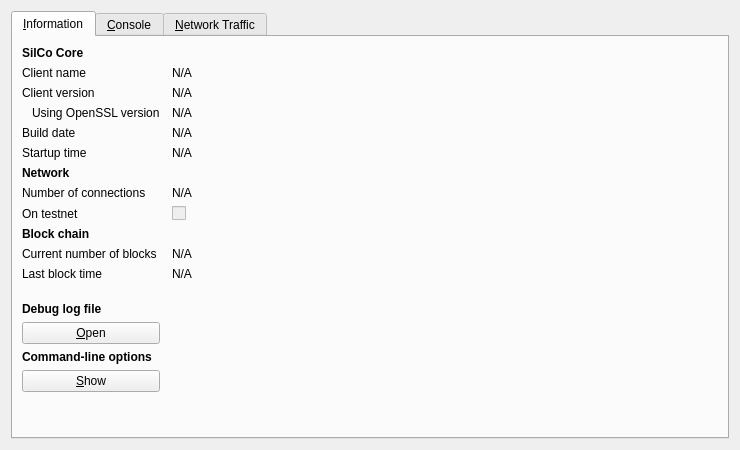
<?xml version="1.0" encoding="UTF-8"?>
<ui version="4.0">
 <class>RPCConsole</class>
 <widget class="QDialog" name="RPCConsole">
  <property name="geometry">
   <rect>
    <x>0</x>
    <y>0</y>
    <width>740</width>
    <height>450</height>
   </rect>
  </property>
  <property name="windowTitle">
   <string>SilCo - Debug window</string>
  </property>
  <layout class="QVBoxLayout" name="verticalLayout_2">
   <item>
    <widget class="QTabWidget" name="tabWidget">
     <property name="currentIndex">
      <number>0</number>
     </property>
     <widget class="QWidget" name="tab_info">
      <attribute name="title">
       <string>&amp;Information</string>
      </attribute>
      <layout class="QGridLayout" name="gridLayout" columnstretch="0,1">
       <property name="horizontalSpacing">
        <number>12</number>
       </property>
       <item row="0" column="0">
        <widget class="QLabel" name="label_9">
         <property name="font">
          <font>
           <weight>75</weight>
           <bold>true</bold>
          </font>
         </property>
         <property name="text">
          <string>SilCo Core</string>
         </property>
        </widget>
       </item>
       <item row="1" column="0">
        <widget class="QLabel" name="label_5">
         <property name="text">
          <string>Client name</string>
         </property>
        </widget>
       </item>
       <item row="1" column="1">
        <widget class="QLabel" name="clientName">
         <property name="cursor">
          <cursorShape>IBeamCursor</cursorShape>
         </property>
         <property name="text">
          <string>N/A</string>
         </property>
         <property name="textFormat">
          <enum>Qt::PlainText</enum>
         </property>
         <property name="textInteractionFlags">
          <set>Qt::LinksAccessibleByMouse|Qt::TextSelectableByKeyboard|Qt::TextSelectableByMouse</set>
         </property>
        </widget>
       </item>
       <item row="2" column="0">
        <widget class="QLabel" name="label_6">
         <property name="text">
          <string>Client version</string>
         </property>
        </widget>
       </item>
       <item row="2" column="1">
        <widget class="QLabel" name="clientVersion">
         <property name="cursor">
          <cursorShape>IBeamCursor</cursorShape>
         </property>
         <property name="text">
          <string>N/A</string>
         </property>
         <property name="textFormat">
          <enum>Qt::PlainText</enum>
         </property>
         <property name="textInteractionFlags">
          <set>Qt::LinksAccessibleByMouse|Qt::TextSelectableByKeyboard|Qt::TextSelectableByMouse</set>
         </property>
        </widget>
       </item>
       <item row="3" column="0">
        <widget class="QLabel" name="label_14">
         <property name="text">
          <string>Using OpenSSL version</string>
         </property>
         <property name="indent">
          <number>10</number>
         </property>
        </widget>
       </item>
       <item row="3" column="1">
        <widget class="QLabel" name="openSSLVersion">
         <property name="cursor">
          <cursorShape>IBeamCursor</cursorShape>
         </property>
         <property name="text">
          <string>N/A</string>
         </property>
         <property name="textFormat">
          <enum>Qt::PlainText</enum>
         </property>
         <property name="textInteractionFlags">
          <set>Qt::LinksAccessibleByMouse|Qt::TextSelectableByKeyboard|Qt::TextSelectableByMouse</set>
         </property>
        </widget>
       </item>
       <item row="4" column="0">
        <widget class="QLabel" name="label_12">
         <property name="text">
          <string>Build date</string>
         </property>
        </widget>
       </item>
       <item row="4" column="1">
        <widget class="QLabel" name="buildDate">
         <property name="cursor">
          <cursorShape>IBeamCursor</cursorShape>
         </property>
         <property name="text">
          <string>N/A</string>
         </property>
         <property name="textFormat">
          <enum>Qt::PlainText</enum>
         </property>
         <property name="textInteractionFlags">
          <set>Qt::LinksAccessibleByMouse|Qt::TextSelectableByKeyboard|Qt::TextSelectableByMouse</set>
         </property>
        </widget>
       </item>
       <item row="5" column="0">
        <widget class="QLabel" name="label_13">
         <property name="text">
          <string>Startup time</string>
         </property>
        </widget>
       </item>
       <item row="5" column="1">
        <widget class="QLabel" name="startupTime">
         <property name="cursor">
          <cursorShape>IBeamCursor</cursorShape>
         </property>
         <property name="text">
          <string>N/A</string>
         </property>
         <property name="textFormat">
          <enum>Qt::PlainText</enum>
         </property>
         <property name="textInteractionFlags">
          <set>Qt::LinksAccessibleByMouse|Qt::TextSelectableByKeyboard|Qt::TextSelectableByMouse</set>
         </property>
        </widget>
       </item>
       <item row="6" column="0">
        <widget class="QLabel" name="label_11">
         <property name="font">
          <font>
           <weight>75</weight>
           <bold>true</bold>
          </font>
         </property>
         <property name="text">
          <string>Network</string>
         </property>
        </widget>
       </item>
       <item row="7" column="0">
        <widget class="QLabel" name="label_7">
         <property name="text">
          <string>Number of connections</string>
         </property>
        </widget>
       </item>
       <item row="7" column="1">
        <widget class="QLabel" name="numberOfConnections">
         <property name="cursor">
          <cursorShape>IBeamCursor</cursorShape>
         </property>
         <property name="text">
          <string>N/A</string>
         </property>
         <property name="textFormat">
          <enum>Qt::PlainText</enum>
         </property>
         <property name="textInteractionFlags">
          <set>Qt::LinksAccessibleByMouse|Qt::TextSelectableByKeyboard|Qt::TextSelectableByMouse</set>
         </property>
        </widget>
       </item>
       <item row="8" column="0">
        <widget class="QLabel" name="label_8">
         <property name="text">
          <string>On testnet</string>
         </property>
        </widget>
       </item>
       <item row="8" column="1">
        <widget class="QCheckBox" name="isTestNet">
         <property name="enabled">
          <bool>false</bool>
         </property>
         <property name="text">
          <string/>
         </property>
        </widget>
       </item>
       <item row="9" column="0">
        <widget class="QLabel" name="label_10">
         <property name="font">
          <font>
           <weight>75</weight>
           <bold>true</bold>
          </font>
         </property>
         <property name="text">
          <string>Block chain</string>
         </property>
        </widget>
       </item>
       <item row="10" column="0">
        <widget class="QLabel" name="label_3">
         <property name="text">
          <string>Current number of blocks</string>
         </property>
        </widget>
       </item>
       <item row="10" column="1">
        <widget class="QLabel" name="numberOfBlocks">
         <property name="cursor">
          <cursorShape>IBeamCursor</cursorShape>
         </property>
         <property name="text">
          <string>N/A</string>
         </property>
         <property name="textFormat">
          <enum>Qt::PlainText</enum>
         </property>
         <property name="textInteractionFlags">
          <set>Qt::LinksAccessibleByMouse|Qt::TextSelectableByKeyboard|Qt::TextSelectableByMouse</set>
         </property>
        </widget>
       </item>
       <item row="11" column="0">
        <widget class="QLabel" name="label_2">
         <property name="text">
          <string>Last block time</string>
         </property>
        </widget>
       </item>
       <item row="11" column="1">
        <widget class="QLabel" name="lastBlockTime">
         <property name="cursor">
          <cursorShape>IBeamCursor</cursorShape>
         </property>
         <property name="text">
          <string>N/A</string>
         </property>
         <property name="textFormat">
          <enum>Qt::PlainText</enum>
         </property>
         <property name="textInteractionFlags">
          <set>Qt::LinksAccessibleByMouse|Qt::TextSelectableByKeyboard|Qt::TextSelectableByMouse</set>
         </property>
        </widget>
       </item>
       <item row="12" column="0">
        <spacer name="verticalSpacer_2">
         <property name="orientation">
          <enum>Qt::Vertical</enum>
         </property>
         <property name="sizeHint" stdset="0">
          <size>
           <width>20</width>
           <height>20</height>
          </size>
         </property>
        </spacer>
       </item>
       <item row="13" column="0">
        <widget class="QLabel" name="labelDebugLogfile">
         <property name="font">
          <font>
           <weight>75</weight>
           <bold>true</bold>
          </font>
         </property>
         <property name="text">
          <string>Debug log file</string>
         </property>
        </widget>
       </item>
       <item row="14" column="0">
        <widget class="QPushButton" name="openDebugLogfileButton">
         <property name="toolTip">
          <string>Open the SilCo debug log file from the current data directory. This can take a few seconds for large log files.</string>
         </property>
         <property name="text">
          <string>&amp;Open</string>
         </property>
         <property name="autoDefault">
          <bool>false</bool>
         </property>
        </widget>
       </item>
       <item row="15" column="0">
        <widget class="QLabel" name="labelCLOptions">
         <property name="font">
          <font>
           <weight>75</weight>
           <bold>true</bold>
          </font>
         </property>
         <property name="text">
          <string>Command-line options</string>
         </property>
        </widget>
       </item>
       <item row="16" column="0">
        <widget class="QPushButton" name="showCLOptionsButton">
         <property name="toolTip">
          <string>Show the SilCo-Qt help message to get a list with possible SilCo command-line options.</string>
         </property>
         <property name="text">
          <string>&amp;Show</string>
         </property>
         <property name="autoDefault">
          <bool>false</bool>
         </property>
        </widget>
       </item>
       <item row="17" column="0">
        <spacer name="verticalSpacer">
         <property name="orientation">
          <enum>Qt::Vertical</enum>
         </property>
         <property name="sizeHint" stdset="0">
          <size>
           <width>20</width>
           <height>40</height>
          </size>
         </property>
        </spacer>
       </item>
      </layout>
     </widget>
     <widget class="QWidget" name="tab_console">
      <attribute name="title">
       <string>&amp;Console</string>
      </attribute>
      <layout class="QVBoxLayout" name="verticalLayout_3">
       <property name="spacing">
        <number>3</number>
       </property>
       <item>
        <widget class="QTextEdit" name="messagesWidget">
         <property name="minimumSize">
          <size>
           <width>0</width>
           <height>100</height>
          </size>
         </property>
         <property name="readOnly">
          <bool>true</bool>
         </property>
         <property name="tabKeyNavigation" stdset="0">
          <bool>false</bool>
         </property>
         <property name="columnCount" stdset="0">
          <number>2</number>
         </property>
        </widget>
       </item>
       <item>
        <layout class="QHBoxLayout" name="horizontalLayout">
         <property name="spacing">
          <number>3</number>
         </property>
         <item>
          <widget class="QLabel" name="label">
           <property name="text">
            <string notr="true">&gt;</string>
           </property>
          </widget>
         </item>
         <item>
          <widget class="QLineEdit" name="lineEdit"/>
         </item>
         <item>
          <widget class="QPushButton" name="clearButton">
           <property name="maximumSize">
            <size>
             <width>24</width>
             <height>24</height>
            </size>
           </property>
           <property name="toolTip">
            <string>Clear console</string>
           </property>
           <property name="text">
            <string/>
           </property>
           <property name="icon">
            <iconset resource="../bitcoin.qrc">
             <normaloff>:/icons/remove</normaloff>:/icons/remove</iconset>
           </property>
           <property name="shortcut">
            <string notr="true">Ctrl+L</string>
           </property>
           <property name="autoDefault">
            <bool>false</bool>
           </property>
          </widget>
         </item>
        </layout>
       </item>
      </layout>
     </widget>
     <widget class="QWidget" name="tab">
      <attribute name="title">
       <string>&amp;Network Traffic</string>
      </attribute>
      <layout class="QHBoxLayout" name="horizontalLayout_3">
       <item>
        <layout class="QVBoxLayout" name="verticalLayout_4">
         <item>
          <widget class="TrafficGraphWidget" name="trafficGraph" native="true">
           <property name="sizePolicy">
            <sizepolicy hsizetype="Expanding" vsizetype="Expanding">
             <horstretch>0</horstretch>
             <verstretch>0</verstretch>
            </sizepolicy>
           </property>
          </widget>
         </item>
         <item>
          <layout class="QHBoxLayout" name="horizontalLayout_2">
           <item>
            <widget class="QSlider" name="sldGraphRange">
             <property name="minimum">
              <number>1</number>
             </property>
             <property name="maximum">
              <number>288</number>
             </property>
             <property name="pageStep">
              <number>12</number>
             </property>
             <property name="value">
              <number>6</number>
             </property>
             <property name="orientation">
              <enum>Qt::Horizontal</enum>
             </property>
            </widget>
           </item>
           <item>
            <widget class="QLabel" name="lblGraphRange">
             <property name="minimumSize">
              <size>
               <width>100</width>
               <height>0</height>
              </size>
             </property>
             <property name="alignment">
              <set>Qt::AlignCenter</set>
             </property>
            </widget>
           </item>
           <item>
            <widget class="QPushButton" name="btnClearTrafficGraph">
             <property name="text">
              <string>&amp;Clear</string>
             </property>
            </widget>
           </item>
          </layout>
         </item>
        </layout>
       </item>
       <item>
        <layout class="QVBoxLayout" name="verticalLayout">
         <item>
          <widget class="QGroupBox" name="groupBox">
           <property name="title">
            <string>Totals</string>
           </property>
           <layout class="QVBoxLayout" name="verticalLayout_5">
            <item>
             <layout class="QHBoxLayout" name="horizontalLayout_4">
              <item>
               <widget class="Line" name="line">
                <property name="sizePolicy">
                 <sizepolicy hsizetype="Fixed" vsizetype="Fixed">
                  <horstretch>0</horstretch>
                  <verstretch>0</verstretch>
                 </sizepolicy>
                </property>
                <property name="minimumSize">
                 <size>
                  <width>10</width>
                  <height>0</height>
                 </size>
                </property>
                <property name="palette">
                 <palette>
                  <active>
                   <colorrole role="Light">
                    <brush brushstyle="SolidPattern">
                     <color alpha="255">
                      <red>0</red>
                      <green>255</green>
                      <blue>0</blue>
                     </color>
                    </brush>
                   </colorrole>
                  </active>
                  <inactive>
                   <colorrole role="Light">
                    <brush brushstyle="SolidPattern">
                     <color alpha="255">
                      <red>0</red>
                      <green>255</green>
                      <blue>0</blue>
                     </color>
                    </brush>
                   </colorrole>
                  </inactive>
                  <disabled>
                   <colorrole role="Light">
                    <brush brushstyle="SolidPattern">
                     <color alpha="255">
                      <red>0</red>
                      <green>255</green>
                      <blue>0</blue>
                     </color>
                    </brush>
                   </colorrole>
                  </disabled>
                 </palette>
                </property>
                <property name="orientation">
                 <enum>Qt::Horizontal</enum>
                </property>
               </widget>
              </item>
              <item>
               <widget class="QLabel" name="label_16">
                <property name="text">
                 <string>In:</string>
                </property>
               </widget>
              </item>
              <item>
               <widget class="QLabel" name="lblBytesIn">
                <property name="minimumSize">
                 <size>
                  <width>50</width>
                  <height>0</height>
                 </size>
                </property>
                <property name="alignment">
                 <set>Qt::AlignRight|Qt::AlignTrailing|Qt::AlignVCenter</set>
                </property>
               </widget>
              </item>
             </layout>
            </item>
            <item>
             <layout class="QHBoxLayout" name="horizontalLayout_5">
              <item>
               <widget class="Line" name="line_2">
                <property name="sizePolicy">
                 <sizepolicy hsizetype="Fixed" vsizetype="Fixed">
                  <horstretch>0</horstretch>
                  <verstretch>0</verstretch>
                 </sizepolicy>
                </property>
                <property name="minimumSize">
                 <size>
                  <width>10</width>
                  <height>0</height>
                 </size>
                </property>
                <property name="palette">
                 <palette>
                  <active>
                   <colorrole role="Light">
                    <brush brushstyle="SolidPattern">
                     <color alpha="255">
                      <red>255</red>
                      <green>0</green>
                      <blue>0</blue>
                     </color>
                    </brush>
                   </colorrole>
                  </active>
                  <inactive>
                   <colorrole role="Light">
                    <brush brushstyle="SolidPattern">
                     <color alpha="255">
                      <red>255</red>
                      <green>0</green>
                      <blue>0</blue>
                     </color>
                    </brush>
                   </colorrole>
                  </inactive>
                  <disabled>
                   <colorrole role="Light">
                    <brush brushstyle="SolidPattern">
                     <color alpha="255">
                      <red>255</red>
                      <green>0</green>
                      <blue>0</blue>
                     </color>
                    </brush>
                   </colorrole>
                  </disabled>
                 </palette>
                </property>
                <property name="orientation">
                 <enum>Qt::Horizontal</enum>
                </property>
               </widget>
              </item>
              <item>
               <widget class="QLabel" name="label_17">
                <property name="text">
                 <string>Out:</string>
                </property>
               </widget>
              </item>
              <item>
               <widget class="QLabel" name="lblBytesOut">
                <property name="minimumSize">
                 <size>
                  <width>50</width>
                  <height>0</height>
                 </size>
                </property>
                <property name="alignment">
                 <set>Qt::AlignRight|Qt::AlignTrailing|Qt::AlignVCenter</set>
                </property>
               </widget>
              </item>
             </layout>
            </item>
            <item>
             <spacer name="verticalSpacer_4">
              <property name="orientation">
               <enum>Qt::Vertical</enum>
              </property>
              <property name="sizeHint" stdset="0">
               <size>
                <width>20</width>
                <height>407</height>
               </size>
              </property>
             </spacer>
            </item>
           </layout>
          </widget>
         </item>
        </layout>
       </item>
      </layout>
     </widget>
    </widget>
   </item>
  </layout>
 </widget>
 <customwidgets>
  <customwidget>
   <class>TrafficGraphWidget</class>
   <extends>QWidget</extends>
   <header>trafficgraphwidget.h</header>
   <container>1</container>
   <slots>
    <slot>clear()</slot>
   </slots>
  </customwidget>
 </customwidgets>
 <resources>
  <include location="../bitcoin.qrc"/>
 </resources>
 <connections/>
</ui>
